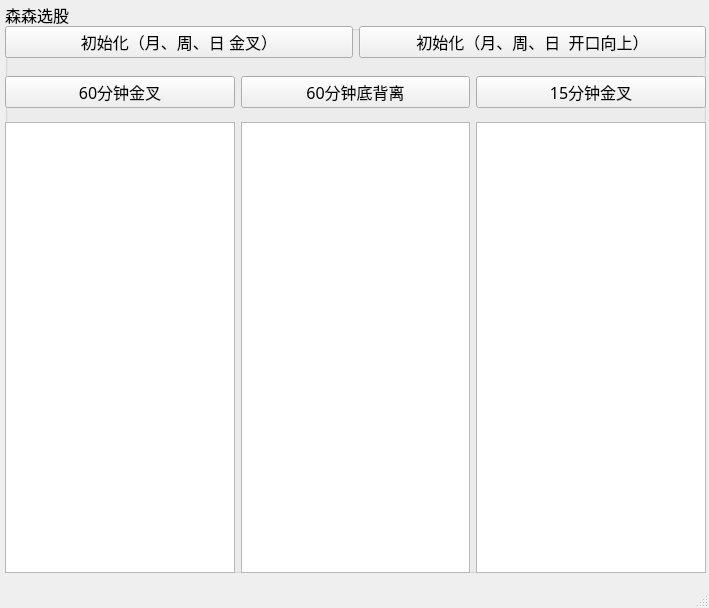
<?xml version="1.0" encoding="UTF-8"?>
<ui version="4.0">
 <class>MainWindow</class>
 <widget class="QMainWindow" name="MainWindow">
  <property name="geometry">
   <rect>
    <x>0</x>
    <y>0</y>
    <width>709</width>
    <height>608</height>
   </rect>
  </property>
  <property name="font">
   <font>
    <family>微软雅黑</family>
    <pointsize>12</pointsize>
   </font>
  </property>
  <property name="windowTitle">
   <string>MainWindow</string>
  </property>
  <widget class="QWidget" name="centralwidget">
   <widget class="QGroupBox" name="groupBox">
    <property name="geometry">
     <rect>
      <x>5</x>
      <y>2</y>
      <width>701</width>
      <height>571</height>
     </rect>
    </property>
    <property name="font">
     <font>
      <family>微软雅黑</family>
      <pointsize>12</pointsize>
     </font>
    </property>
    <property name="title">
     <string>森森选股</string>
    </property>
    <widget class="QWidget" name="horizontalLayoutWidget">
     <property name="geometry">
      <rect>
       <x>0</x>
       <y>20</y>
       <width>701</width>
       <height>41</height>
      </rect>
     </property>
     <layout class="QHBoxLayout" name="horizontalLayout">
      <item>
       <widget class="QPushButton" name="pushButton">
        <property name="text">
         <string>初始化（月、周、日 金叉）</string>
        </property>
       </widget>
      </item>
      <item>
       <widget class="QPushButton" name="pushButton_5">
        <property name="text">
         <string>初始化（月、周、日  开口向上）</string>
        </property>
       </widget>
      </item>
     </layout>
    </widget>
    <widget class="QWidget" name="horizontalLayoutWidget_2">
     <property name="geometry">
      <rect>
       <x>0</x>
       <y>70</y>
       <width>701</width>
       <height>41</height>
      </rect>
     </property>
     <layout class="QHBoxLayout" name="horizontalLayout_2">
      <item>
       <widget class="QPushButton" name="pushButton_2">
        <property name="text">
         <string>60分钟金叉</string>
        </property>
       </widget>
      </item>
      <item>
       <widget class="QPushButton" name="pushButton_3">
        <property name="text">
         <string>60分钟底背离</string>
        </property>
       </widget>
      </item>
      <item>
       <widget class="QPushButton" name="pushButton_4">
        <property name="text">
         <string>15分钟金叉</string>
        </property>
       </widget>
      </item>
     </layout>
    </widget>
    <widget class="QWidget" name="horizontalLayoutWidget_3">
     <property name="geometry">
      <rect>
       <x>0</x>
       <y>120</y>
       <width>701</width>
       <height>451</height>
      </rect>
     </property>
     <layout class="QHBoxLayout" name="horizontalLayout_3">
      <item>
       <widget class="QTextEdit" name="textEdit">
        <property name="font">
         <font>
          <family>微软雅黑</family>
          <pointsize>16</pointsize>
          <weight>75</weight>
          <bold>true</bold>
         </font>
        </property>
       </widget>
      </item>
      <item>
       <widget class="QTextEdit" name="textEdit_2"/>
      </item>
      <item>
       <widget class="QTextEdit" name="textEdit_3"/>
      </item>
     </layout>
    </widget>
   </widget>
  </widget>
  <widget class="QStatusBar" name="statusbar"/>
 </widget>
 <resources/>
 <connections/>
</ui>
